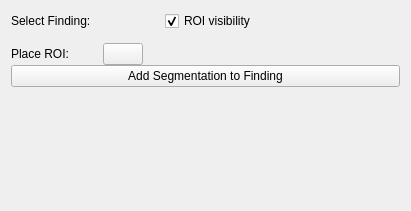
<?xml version="1.0" encoding="UTF-8"?>
<ui version="4.0">
 <class>qSlicerLongPETCTFindingSelectionWidget</class>
 <widget class="QWidget" name="qSlicerLongPETCTFindingSelectionWidget">
  <property name="geometry">
   <rect>
    <x>0</x>
    <y>0</y>
    <width>411</width>
    <height>211</height>
   </rect>
  </property>
  <property name="windowTitle">
   <string>Form</string>
  </property>
  <layout class="QVBoxLayout" name="verticalLayout">
   <property name="spacing">
    <number>0</number>
   </property>
   <item>
    <layout class="QFormLayout" name="FormLayout">
     <property name="sizeConstraint">
      <enum>QLayout::SetMaximumSize</enum>
     </property>
     <property name="fieldGrowthPolicy">
      <enum>QFormLayout::FieldsStayAtSizeHint</enum>
     </property>
     <property name="horizontalSpacing">
      <number>12</number>
     </property>
     <property name="verticalSpacing">
      <number>12</number>
     </property>
     <item row="0" column="0">
      <widget class="QLabel" name="LabelSelectFinding">
       <property name="text">
        <string>Select Finding:</string>
       </property>
      </widget>
     </item>
     <item row="1" column="0">
      <widget class="QLabel" name="LabelPlaceROI">
       <property name="text">
        <string>Place ROI:</string>
       </property>
      </widget>
     </item>
     <item row="0" column="1">
      <layout class="QHBoxLayout" name="horizontalLayout_2">
       <item>
        <widget class="qMRMLNodeComboBox" name="MRMLNodeComboBoxFinding" native="true"/>
       </item>
       <item>
        <spacer name="horizontalSpacer_2">
         <property name="orientation">
          <enum>Qt::Horizontal</enum>
         </property>
         <property name="sizeHint" stdset="0">
          <size>
           <width>50</width>
           <height>20</height>
          </size>
         </property>
        </spacer>
       </item>
       <item>
        <widget class="ctkCheckBox" name="CheckBoxROIVisiblity">
         <property name="text">
          <string>ROI visibility</string>
         </property>
         <property name="checked">
          <bool>true</bool>
         </property>
         <property name="indicatorIcon" stdset="0">
          <iconset resource="../qSlicerLongPETCTModule.qrc">
           <normaloff>:/Icons/VisibleOn.png</normaloff>
           <normalon>:/Icons/VisibleOff.png</normalon>:/Icons/VisibleOn.png</iconset>
         </property>
         <property name="indicatorIconSize" stdset="0">
          <size>
           <width>21</width>
           <height>21</height>
          </size>
         </property>
        </widget>
       </item>
      </layout>
     </item>
     <item row="1" column="1">
      <widget class="QPushButton" name="ButtonPlaceROI">
       <property name="text">
        <string/>
       </property>
       <property name="icon">
        <iconset resource="../qSlicerLongPETCTModule.qrc">
         <normaloff>:/Icons/AnnotationROIWithArrow.png</normaloff>:/Icons/AnnotationROIWithArrow.png</iconset>
       </property>
       <property name="iconSize">
        <size>
         <width>18</width>
         <height>18</height>
        </size>
       </property>
       <property name="checkable">
        <bool>true</bool>
       </property>
      </widget>
     </item>
    </layout>
   </item>
   <item>
    <widget class="QPushButton" name="ButtonAddSegmentationToFinding">
     <property name="text">
      <string>Add Segmentation to Finding</string>
     </property>
    </widget>
   </item>
   <item>
    <spacer name="verticalSpacer">
     <property name="orientation">
      <enum>Qt::Vertical</enum>
     </property>
     <property name="sizeHint" stdset="0">
      <size>
       <width>20</width>
       <height>40</height>
      </size>
     </property>
    </spacer>
   </item>
  </layout>
 </widget>
 <customwidgets>
  <customwidget>
   <class>qMRMLNodeComboBox</class>
   <extends>QWidget</extends>
   <header>qmrmlnodecombobox.h</header>
   <container>1</container>
  </customwidget>
  <customwidget>
   <class>ctkCheckBox</class>
   <extends>QCheckBox</extends>
   <header>ctkCheckBox.h</header>
  </customwidget>
 </customwidgets>
 <resources>
  <include location="../qSlicerLongPETCTModule.qrc"/>
 </resources>
 <connections/>
</ui>
